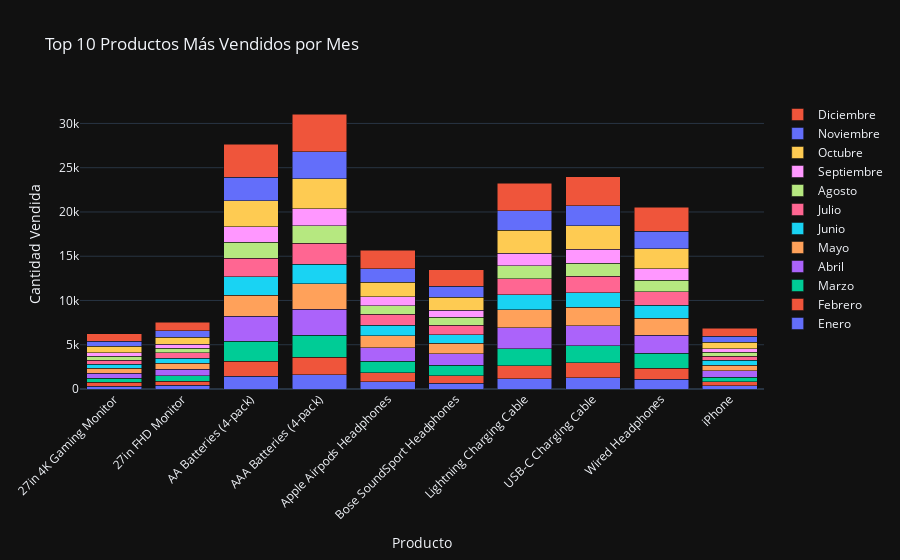

Notebook code for this chart:
### Code cell
ventas_productos_global = pd.DataFrame()

for mes in meses:
    df_mes = dataframes[mes]
    
    # Agrupamos por producto
    ventas_producto_mes = df_mes.groupby('Producto')['Cantidad Pedida'].sum().reset_index()
    ventas_producto_mes['Mes'] = mes
    
    # Acumulamos las ventas de productos de cada mes
    ventas_productos_global = pd.concat([ventas_productos_global, ventas_producto_mes], axis=0)

# Agrupamos todos los productos por nombre para obtener el total vendido por producto
ventas_totales_productos = ventas_productos_global.groupby('Producto')['Cantidad Pedida'].sum().sort_values(ascending=False)

# sacar los 10 productos más vendidos
top_10_productos = ventas_totales_productos.head(10).index

# Filtrar el DataFrame global para los 10 productos más vendidos
ventas_productos_global_top10 = ventas_productos_global[ventas_productos_global['Producto'].isin(top_10_productos)]

fig = go.Figure()

# Añadir una barra para cada mes
for mes in meses:
    ventas_mes = ventas_productos_global_top10[ventas_productos_global_top10['Mes'] == mes]
    fig.add_trace(go.Bar(
        x=ventas_mes['Producto'],
        y=ventas_mes['Cantidad Pedida'],
        name=mes
    ))

# diseño del grafico
fig.update_layout(
    title='Top 10 Productos Más Vendidos por Mes',
    xaxis_title='Producto',
    yaxis_title='Cantidad Vendida',
    barmode='stack',
    xaxis_tickangle=-45,
    template='plotly_dark'
)

fig.show()

### Figure 1 — Plotly figure (JSON) as saved in the notebook; plotly's stock layout.template omitted (floating-point values rounded to 4 significant figures)
{"data": [{"name": "Enero", "type": "bar", "x": ["27in 4K Gaming Monitor", "27in FHD Monitor", "AA Batteries (4-pack)", "AAA Batteries (4-pack)", "Apple Airpods Headphones", "Bose SoundSport Headphones", "Lightning Charging Cable", "USB-C Charging Cable", "Wired Headphones", "iPhone"], "y": [312, 419, 1425, 1596, 814, 659, 1151, 1284, 1081, 379]}, {"name": "Febrero", "type": "bar", "x": ["27in 4K Gaming Monitor", "27in FHD Monitor", "AA Batteries (4-pack)", "AAA Batteries (4-pack)", "Apple Airpods Headphones", "Bose SoundSport Headphones", "Lightning Charging Cable", "USB-C Charging Cable", "Wired Headphones", "iPhone"], "y": [428, 475, 1736, 1975, 1013, 844, 1497, 1654, 1282, 439]}, {"name": "Marzo", "type": "bar", "x": ["27in 4K Gaming Monitor", "27in FHD Monitor", "AA Batteries (4-pack)", "AAA Batteries (4-pack)", "Apple Airpods Headphones", "Bose SoundSport Headphones", "Lightning Charging Cable", "USB-C Charging Cable", "Wired Headphones", "iPhone"], "y": [479, 609, 2216, 2478, 1321, 1197, 1875, 1944, 1662, 538]}, {"name": "Abril", "type": "bar", "x": ["27in 4K Gaming Monitor", "27in FHD Monitor", "AA Batteries (4-pack)", "AAA Batteries (4-pack)", "Apple Airpods Headphones", "Bose SoundSport Headphones", "Lightning Charging Cable", "USB-C Charging Cable", "Wired Headphones", "iPhone"], "y": [565, 737, 2822, 2936, 1525, 1288, 2371, 2270, 2066, 695]}, {"name": "Mayo", "type": "bar", "x": ["27in 4K Gaming Monitor", "27in FHD Monitor", "AA Batteries (4-pack)", "AAA Batteries (4-pack)", "Apple Airpods Headphones", "Bose SoundSport Headphones", "Lightning Charging Cable", "USB-C Charging Cable", "Wired Headphones", "iPhone"], "y": [542, 688, 2383, 2931, 1359, 1174, 2077, 2069, 1875, 639]}, {"name": "Junio", "type": "bar", "x": ["27in 4K Gaming Monitor", "27in FHD Monitor", "AA Batteries (4-pack)", "AAA Batteries (4-pack)", "Apple Airpods Headphones", "Bose SoundSport Headphones", "Lightning Charging Cable", "USB-C Charging Cable", "Wired Headphones", "iPhone"], "y": [452, 568, 2095, 2160, 1167, 984, 1688, 1676, 1476, 532]}, {"name": "Julio", "type": "bar", "x": ["27in 4K Gaming Monitor", "27in FHD Monitor", "AA Batteries (4-pack)", "AAA Batteries (4-pack)", "Apple Airpods Headphones", "Bose SoundSport Headphones", "Lightning Charging Cable", "USB-C Charging Cable", "Wired Headphones", "iPhone"], "y": [483, 605, 2072, 2366, 1221, 1060, 1812, 1847, 1563, 503]}, {"name": "Agosto", "type": "bar", "x": ["27in 4K Gaming Monitor", "27in FHD Monitor", "AA Batteries (4-pack)", "AAA Batteries (4-pack)", "Apple Airpods Headphones", "Bose SoundSport Headphones", "Lightning Charging Cable", "USB-C Charging Cable", "Wired Headphones", "iPhone"], "y": [439, 492, 1826, 2019, 1010, 880, 1441, 1462, 1290, 438]}, {"name": "Septiembre", "type": "bar", "x": ["27in 4K Gaming Monitor", "27in FHD Monitor", "AA Batteries (4-pack)", "AAA Batteries (4-pack)", "Apple Airpods Headphones", "Bose SoundSport Headphones", "Lightning Charging Cable", "USB-C Charging Cable", "Wired Headphones", "iPhone"], "y": [382, 482, 1773, 1927, 968, 830, 1433, 1594, 1302, 398]}, {"name": "Octubre", "type": "bar", "x": ["27in 4K Gaming Monitor", "27in FHD Monitor", "AA Batteries (4-pack)", "AAA Batteries (4-pack)", "Apple Airpods Headphones", "Bose SoundSport Headphones", "Lightning Charging Cable", "USB-C Charging Cable", "Wired Headphones", "iPhone"], "y": [723, 792, 2939, 3362, 1674, 1465, 2570, 2669, 2274, 716]}, {"name": "Noviembre", "type": "bar", "x": ["27in 4K Gaming Monitor", "27in FHD Monitor", "AA Batteries (4-pack)", "AAA Batteries (4-pack)", "Apple Airpods Headphones", "Bose SoundSport Headphones", "Lightning Charging Cable", "USB-C Charging Cable", "Wired Headphones", "iPhone"], "y": [578, 718, 2630, 3027, 1510, 1251, 2213, 2255, 1938, 664]}, {"name": "Diciembre", "type": "bar", "x": ["27in 4K Gaming Monitor", "27in FHD Monitor", "AA Batteries (4-pack)", "AAA Batteries (4-pack)", "Apple Airpods Headphones", "Bose SoundSport Headphones", "Lightning Charging Cable", "USB-C Charging Cable", "Wired Headphones", "iPhone"], "y": [861, 965, 3718, 4240, 2079, 1825, 3089, 3251, 2748, 908]}], "layout": {"barmode": "stack", "title": {"text": "Top 10 Productos Más Vendidos por Mes"}, "xaxis": {"tickangle": -45, "title": {"text": "Producto"}}, "yaxis": {"title": {"text": "Cantidad Vendida"}}}}
